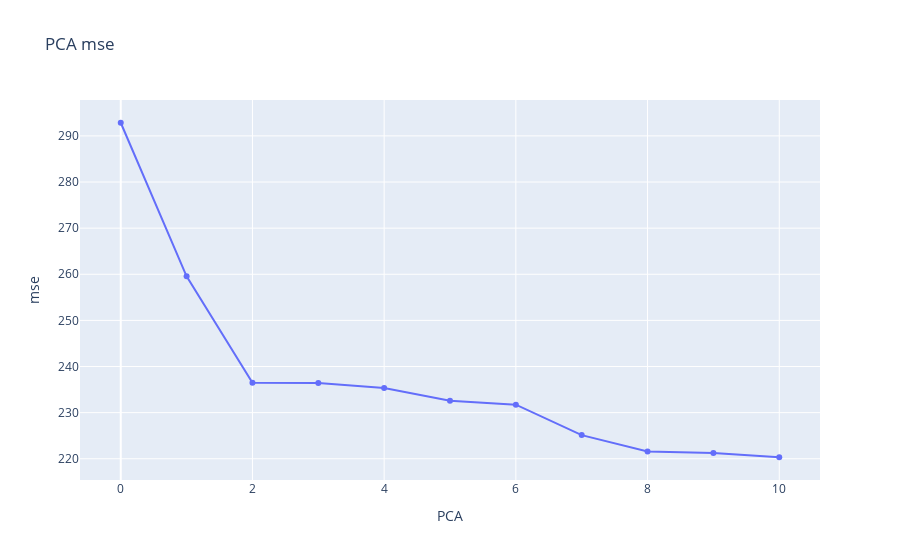

Source (notebook cell):
### Markdown cell above
Our plot is as follows:

### Code cell
# plotly code
fig = px.line(PCA_mse_df, x='PCA', y='mse', markers=True, title = 'PCA mse')
fig.show()

### Figure 1 — Plotly figure (JSON) as saved in the notebook; plotly's stock layout.template omitted (floating-point values rounded to 4 significant figures)
{"data": [{"hovertemplate": "PCA=%{x}<br>mse=%{y}<extra></extra>", "legendgroup": "", "line": {"color": "#636efa", "dash": "solid"}, "marker": {"symbol": "circle"}, "mode": "markers+lines", "name": "", "orientation": "v", "showlegend": false, "type": "scatter", "x": [0, 1, 2, 3, 4, 5, 6, 7, 8, 9, 10], "xaxis": "x", "y": [292.9, 259.6, 236.5, 236.4, 235.3, 232.6, 231.7, 225.1, 221.6, 221.3, 220.3], "yaxis": "y"}], "layout": {"legend": {"tracegroupgap": 0}, "title": {"text": "PCA mse"}, "xaxis": {"anchor": "y", "domain": [0, 1], "title": {"text": "PCA"}}, "yaxis": {"anchor": "x", "domain": [0, 1], "title": {"text": "mse"}}}}
